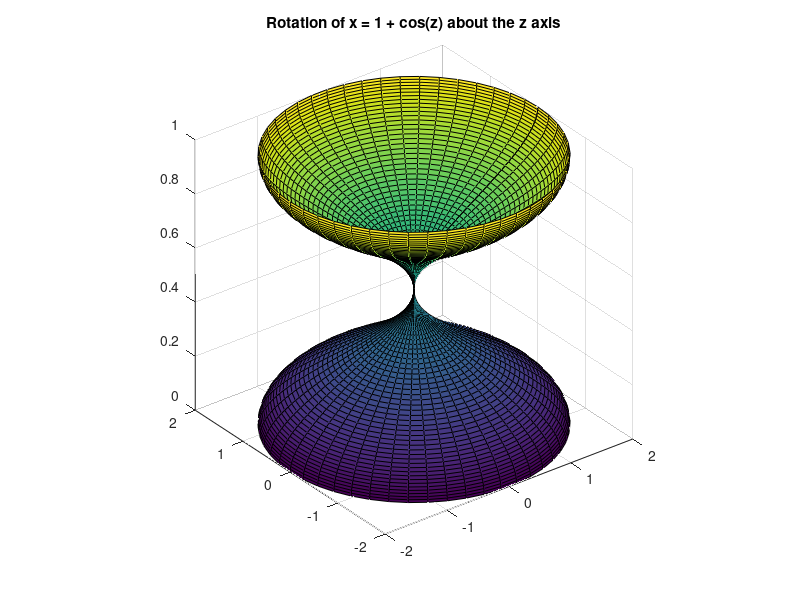

This figure's MATLAB source: (Note: this script raises an error after producing the figure.)
clear
close
clc

%% This code wil plot the 3D object created by rotation of 
%  x = 1 + cos(z) for 0<=z<=2*pi curve around the z axis

%% Define z, x, and n
z = linspace(0,2*pi,100);
x = 1 + cos(z);
n = 50; % number of subdivisions
%% Create 3D mesh
[X,Y,Z] = cylinder(x,n);

%% Plot the object
surf(X,Y,Z);
axis square;
colormap default;
title1 = title('Rotation of x = 1 + cos(z) about the z axis');
title1.Interpreter = 'latex';
title1.FontSize = 16;
xlab = xlabel('X');
xlab.FontSize = 16;
ylab =  ylabel('Y');
ylab.FontSize = 16;
zlab = zlabel('Z');
zlab.FontSize = 16;